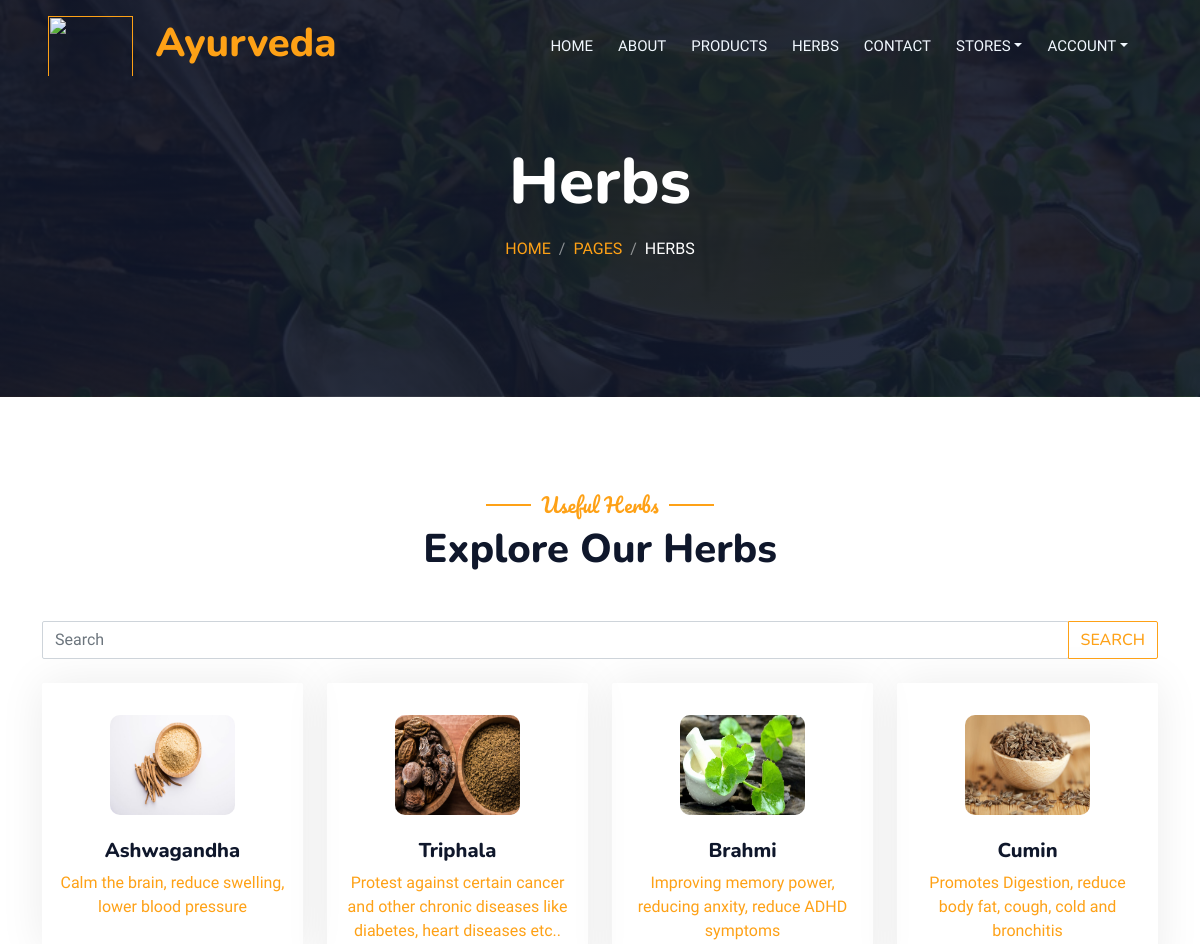
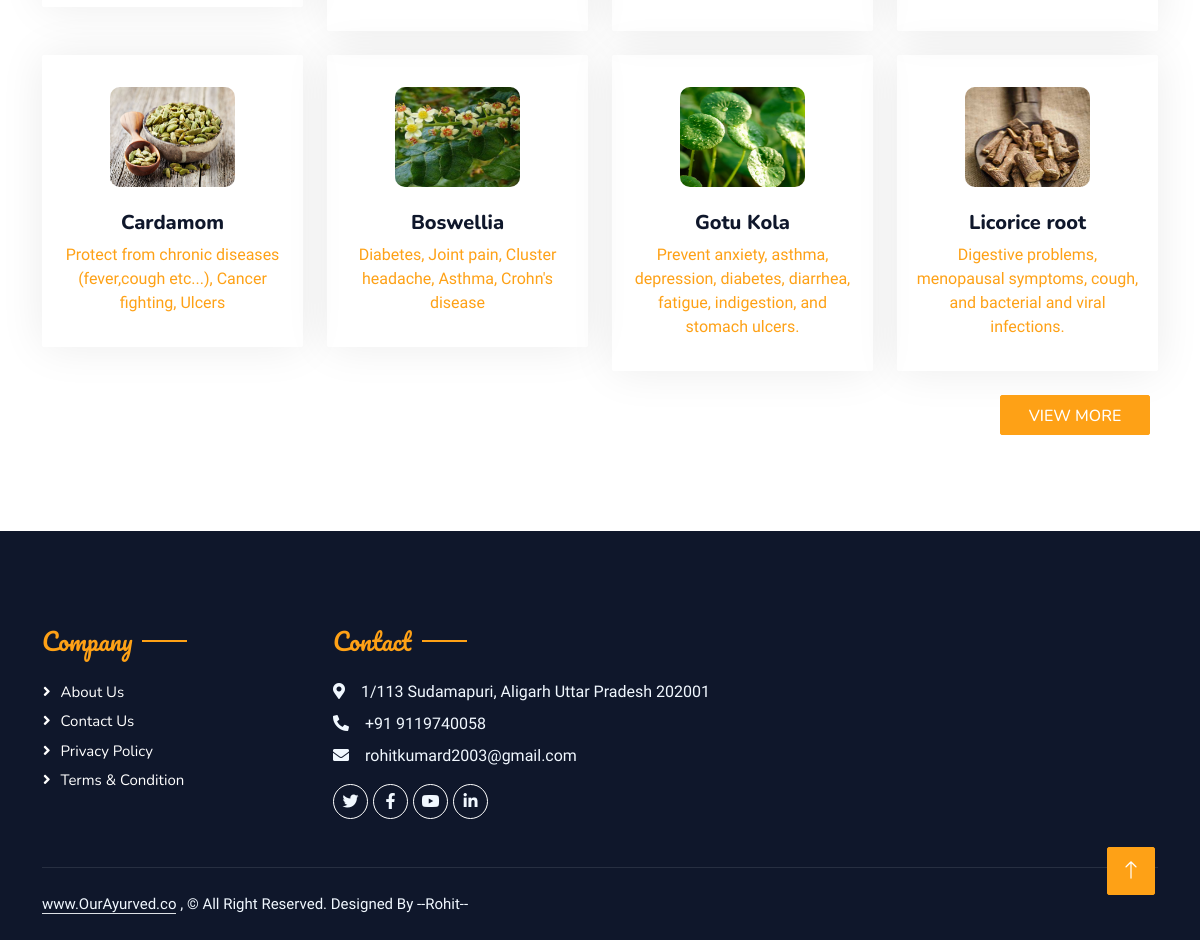
The page /herbs.php on the database its author committed (2 pictures, top to bottom).
### tables this page shows
CREATE TABLE `herb` (
  `herb_id` int(20) NOT NULL,
  `herb_name` varchar(30) NOT NULL,
  `diseases_name` varchar(100) NOT NULL,
  `herb_description` longtext NOT NULL,
  `herb_image` varchar(30) NOT NULL
);

### herbs.php (the view, shortened to what this page needs)
<!DOCTYPE html>
<html lang="en">
<head>
    <?php
        include('headtags.php');
    ?>
</head>
<body style="margin-top:-20px">
            <?php
                include("connection.php");
                if(isset($_POST['search']))
                {
                    $kw=$_POST['kw'];
                    $sql="select herb_id,herb_image,herb_name,diseases_name,herb_description from herb where herb_name like '%".$kw."%' or diseases_name like '%".$kw."%' or herb_description like '%".$kw."%'";
                }
                else
                {
                    if(isset($_GET['view']))
                    {
                        $sql="select herb_id,herb_image,herb_name,diseases_name,herb_description from herb";
                    }
                    else
                    {
                        $sql="select herb_id,herb_image,herb_name,diseases_name,herb_description from herb limit 8";
                    }
                }
                $res=mysqli_query($con,$sql);
            ?>
    <div class="container-xxl bg-white p-0">
        <div class="container-xxl position-relative p-0">
            <?php
             include('navbar.php');
            ?>
            <div class="container-xxl py-5 bg-dark hero-header mb-5">
                <div class="container text-center my-5 pt-5 pb-4">
                    <h1 class="display-3 text-white mb-3 animated slideInDown">Herbs</h1>
                    <nav aria-label="breadcrumb">
                        <ol class="breadcrumb justify-content-center text-uppercase">
                            <li class="breadcrumb-item"><a href="#">Home</a></li>
                            <li class="breadcrumb-item"><a href="#">Pages</a></li>
                            <li class="breadcrumb-item text-white active" aria-current="page">Herbs</li>
                        </ol>
                    </nav>
                </div>
            </div>
        </div>
        <div class="container-xxl py-5">
            <div class="container">
                <div class="text-center wow fadeInUp" data-wow-delay="0.1s">
                    <h5 class="section-title ff-secondary text-center text-primary fw-normal">Useful Herbs</h5>
                    <h1 class="mb-5">Explore Our Herbs</h1>
                </div>
                <form method="POST">
                    <div class="input-group">
                      <input type="text" name="kw" class="form-control rounded" placeholder="Search" aria-label="Search" aria-describedby="search-addon" />
                      <button type="submit" name="search" class="btn btn-outline-primary">search</button>
                    </div>
                </form>
                <br>
                <div class="row g-4">
                    <?php
                        while( $row=mysqli_fetch_assoc($res))
                        {
                        ?>
                  <div class="col-lg-3 col-sm-6 wow fadeInUp" data-wow-delay="0.1s">
                        <div class="service-item rounded pt-3">
                            <a href="herb_detail.php?id=<?php echo $row['herb_id'];?>">
                            <div class="p-3">
                              <center>  <img src="img/<?php echo $row['herb_image'];?>" style="border-radius: 10px; ;" width="125px" height=100px class=" text-primary mb-4"></i></center>
                                <h5 align="center"><?php echo $row['herb_name'];?></h5>
                                <p align="center"><?php echo $row['diseases_name'];?></p>
                            </div>
                            </a>
                        </div>
                    </div>
                    <?php
                    }
                if(!isset($_GET['view']) && !isset($_POST['search']))
                {
                ?>
                <a href="herbs.php?view=all" style="width: 150px; height: 40px; margin-left: 970px;"  class="btn btn-primary py-2 px-4">View More</a>
                <?php
                 }
                 ?>
                </div>
            </div>
        </div>
        <?php
            include('footer.php')
        ?>
</body>
</html>

### css/style.css (style rules this page uses)
:root { --primary: #FEA116; --light: #F1F8FF; --dark: #0F172B; }
.ff-secondary { font-family: 'Pacifico', cursive; }
.btn { font-family: 'Nunito', sans-serif; font-weight: 500; text-transform: uppercase; transition: .5s; }
.btn.btn-primary, .btn.btn-secondary { color: #FFFFFF; }
.hero-header { background: linear-gradient(rgba(15, 23, 43, .9), rgba(15, 23, 43, .9)), url(../img/bg-1.jpg); background-position: center center; background-repeat: no-repeat; background-size: cover; }
.breadcrumb-item + .breadcrumb-item::before { color: rgba(255, 255, 255, .5); }
.section-title { position: relative; display: inline-block; }
.section-title::before { position: absolute; content: ""; width: 45px; height: 2px; top: 50%; left: -55px; margin-top: -1px; background: var(--primary); }
.section-title::after { position: absolute; content: ""; width: 45px; height: 2px; top: 50%; right: -55px; margin-top: -1px; background: var(--primary); }
.service-item { box-shadow: 0 0 45px rgba(0, 0, 0, .08); transition: .5s; }
.service-item * { transition: .5s; }

### rows shown on the page
herb: herb_image (picture), herb_name "Ashwagandha", diseases_name "Calm the brain, reduce swelling, lower blood pressure"
herb: herb_image (picture), herb_name "Triphala", diseases_name "Protest against certain cancer and other chronic diseases like diabetes, heart diseases etc.."
herb: herb_image (picture), herb_name "Brahmi", diseases_name "Improving memory power, reducing anxity, reduce ADHD symptoms"
herb: herb_image (picture), herb_name "Cumin", diseases_name "Promotes Digestion, reduce body fat, cough, cold and bronchitis"
herb: herb_image (picture), herb_name "Cardamom", diseases_name "Protect from chronic diseases (fever,cough etc...), Cancer fighting, Ulcers"
herb: herb_image (picture), herb_name "Boswellia", diseases_name "Diabetes, Joint pain, Cluster headache, Asthma, Crohn's disease"
herb: herb_image (picture), herb_name "Gotu Kola", diseases_name "Prevent anxiety, asthma, depression, diabetes, diarrhea, fatigue, indigestion, and stomach ulcers."
herb: herb_image (picture), herb_name "Licorice root", diseases_name "Digestive problems, menopausal symptoms, cough, and bacterial and viral infections."
